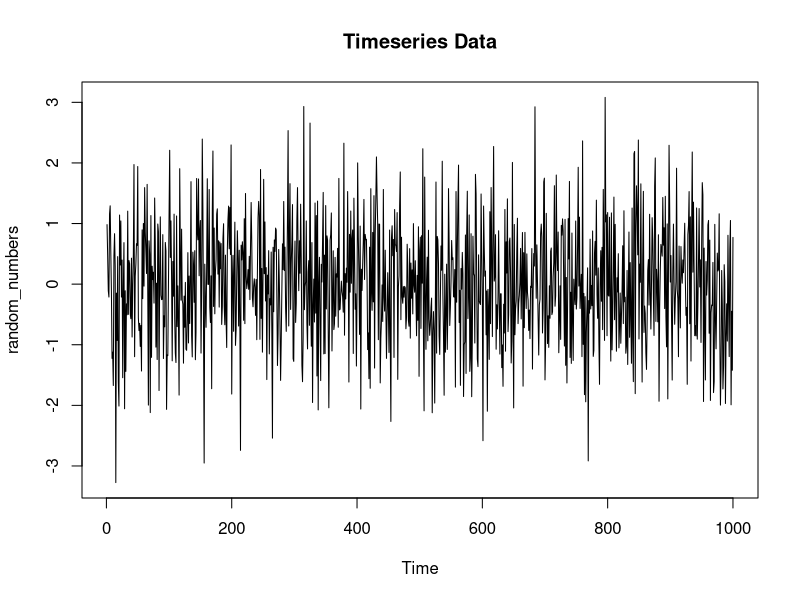
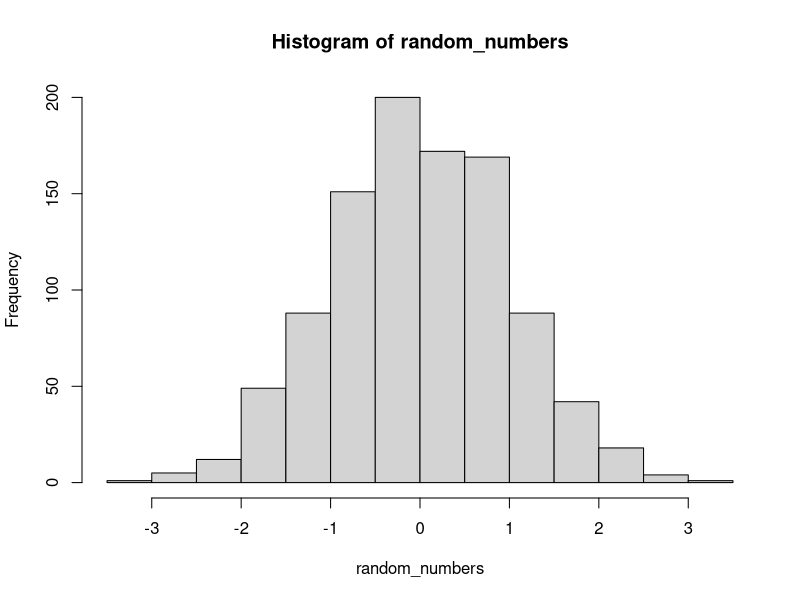
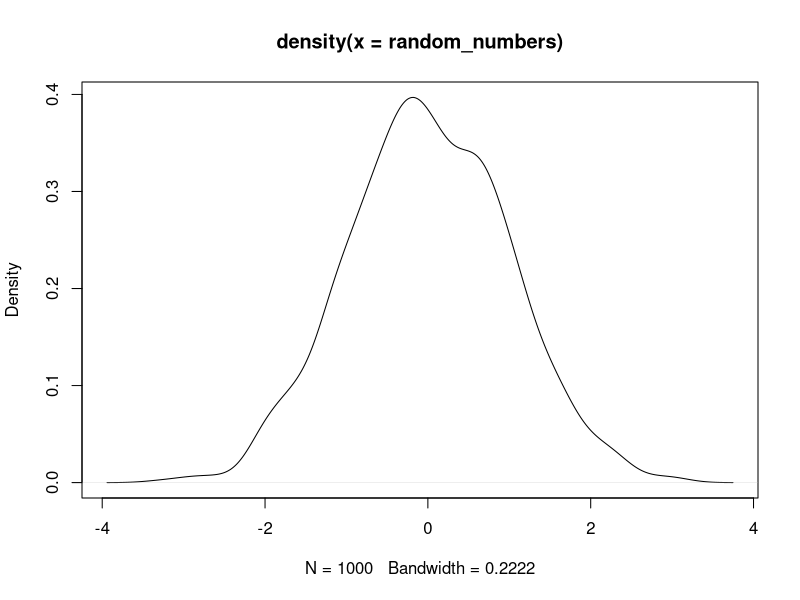

The R script that drew these images, in order: (Note: this script raises an error after producing the figures.)

#############################################################################
# Question 2.	Generate 1000 random number with normal distribution
set.seed(2024)
random_numbers = rnorm(1000,0,1) # rnorm can 
# a.	Transform this dataset to time series using ts(). 
random_numbers = ts(random_numbers)
# b.	Plot the timeseries using plot()
plot(random_numbers, main="Timeseries Data")
# c.	What are start, end and the frequency of this time series?
start(random_numbers)
end(random_numbers)
frequency(random_numbers)
# d.	Show the series is white noise with normal distribution.
mean(random_numbers)
var(random_numbers)
hist(random_numbers)
plot(density(random_numbers)) # *******************************
# e.	Save your dataset as “white_noise.csv”
write.csv(random_numbers, file = "white_noise.csv", row.names = FALSE)


###########################################################################
# Question 3.	Open the “white_noise.csv” file. (10 Points)
# a.	Generate 500 observations which each observation represents the following autoregressive equation:
  
White_noise.df = read.csv("white_noise.csv")
AutoRegressive_WhiteNoise = stats::filter(White_noise.df, filter = c(0.4,-0.8), method = "recursive")[-(1:500)]
plot.ts(AutoRegressive_WhiteNoise, main = "AutoRegression")
write.csv(AutoRegressive_WhiteNoise, file = "autoregressive_2.csv", row.names = FALSE)


############################################################################
# Question 4.	Open the Open the “white_noise.csv” file (5 Points)
# a.	Generate 500 observation with the random walk feature 
White_noise.df = read.csv("white_noise.csv")
randomWalk = White_noise.df[1:500,]
x = cumsum(randomWalk)
randomWalk_Drift = randomWalk + 0.3
xd = cumsum(randomWalk_Drift)
# Plot both random walk and random walk with drift
plot.ts(xd, ylim=c(-5,55), main="Random Walk", xlab='')
lines(x, col=4)
abline(h=0, col=4, lty=2)
abline(a=0, b=0.3, lty=2)

############################################################################
# Question 5.  
cs<-5*cos(pi*1:500/25 + pi)
par(mfrow=c(2, 1))#partition the plot area in three section one plot in every section

# Without error
plot.ts(cs, main=expression(5*cos(pi*t/25 + pi)))
# With Error
w <-rnorm(500, 0, 1)# Generate 500 random values with mean = 0 and σ_w=1
plot.ts(cs+w, main=expression(5*cos(pi*t/25 + pi)+N(0,1)))

# Reset the plotting layout to default (one single plot)
par(mfrow=c(1, 1))


###########################################################################

# Problem 1
travel = read.csv("Sept11Travel.csv")
head(travel)
tail(travel)
# Remove commas in both Air.RPM_Thausends and Rail.PM
travel$Air.RPM_Thausends <- as.integer(gsub(",", "", travel$Air.RPM_Thausends))
travel$Rail.PM <- as.integer(gsub(",", "", travel$Rail.PM))

# Convert this data to time series data
travel = ts(travel[,-1], start = c(1990,1), end = c(2004,4), frequency = 12)
head(travel)
plot(travel, main = "Travel in the United States")

# Fit a linear trend line to the data and add it to the plot
trend <- lm(travel ~ time(travel))
abline(trend, col = "red")

# Suppressing Seasonality:
# To suppress seasonality, we can use seasonal decomposition
decomp <- decompose(travel)
trend_component <- decomp$trend
plot(trend_component, main = "Trend Component of Travel Data", ylab = "", xlab = "Year")



###########################################################################################
# Problem 5
SouvenirSales = read.csv("SouvenirSales.csv")
head(SouvenirSales)
tail(SouvenirSales)
TimeSeries_SouvenirSales = ts(SouvenirSales[,-1] , start = c(1995,1),end = c(2001,12) , frequency = 12)

# Plot the time series data
plot(TimeSeries_SouvenirSales, main = "Monthly Souvenir Sales (1995-2001)",
     xlab = "Date", ylab = "Sales", col = "blue", lwd = 2)


# Plot the time series data with logarithmic scale on both axes
plot(TimeSeries_SouvenirSales, main = "Monthly Souvenir Sales (1995-2001)",
     xlab = "Date", ylab = "Log Sales", col = "blue", lwd = 2,
     log = "xy")

